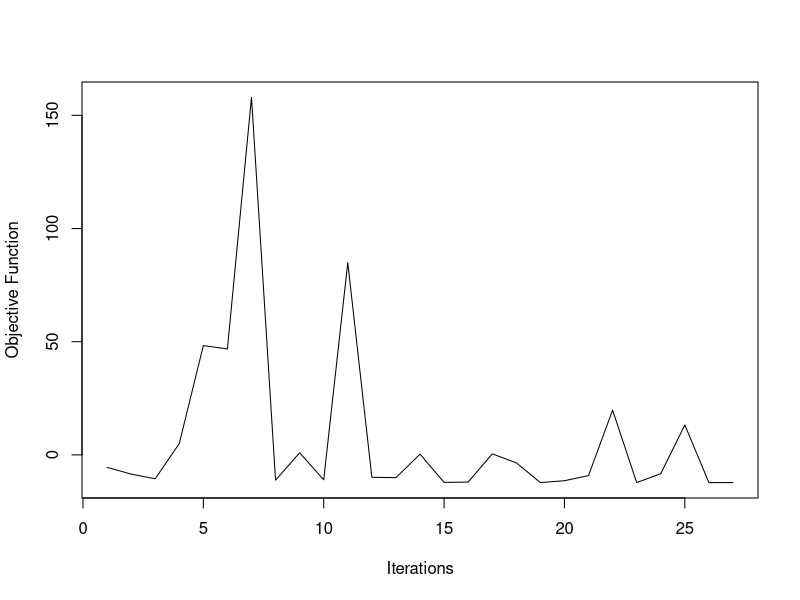

R code for this plot:
objFun <- function(x) {
  return (x^2 + 9 * x + 8)
}

genFun <- function(t) {
  return (rnorm(1, sd = abs(t)))
}

accptFun <- function(delE, t) {
  return(1/(1+exp(delE/t)))
}

x <- rnorm(1, sd = 10)
t <- 100
E <- objFun(x)
iter <- 1
Error <- c(E)
delE <- 1000

while(abs(delE) > 0.01){
  delx <- genFun(t)
  newX <- x + delx
  newE <- objFun(newX)
  
  rand <- runif(1, min = 0, max = 1)
  acpt <- accptFun(newE - E, t)
  #cat("Rand: ", rand, ", Acpt: ", acpt, "\n")
  
  if(rand <= acpt) {
    delE <- newE - E
    
    cat("Iteration: ", iter, "Temp: ", t, "\n")
    cat("X: ", x, "Del X: ", delx, ", New X: ", newX, "\n")
    cat("E: ", E, "Del E: ", delE, ", New E: ", newE, "\n")
    cat("\n\n")
    
    E <- newE
    x <- newX
    t <- t * 0.9
    iter <- iter + 1
    Error[iter] = E
    
  }
}

plot(1:iter, Error, xlab = "Iterations", ylab = "Objective Function", type = "l")
